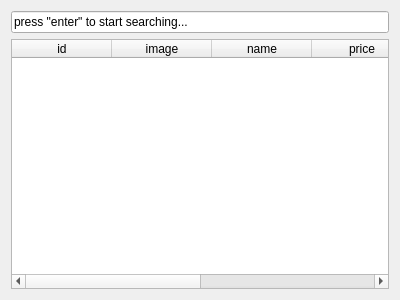
<?xml version="1.0" encoding="UTF-8"?>
<ui version="4.0">
 <class>ShopWidget</class>
 <widget class="QWidget" name="ShopWidget">
  <property name="geometry">
   <rect>
    <x>0</x>
    <y>0</y>
    <width>400</width>
    <height>300</height>
   </rect>
  </property>
  <property name="windowTitle">
   <string>Form</string>
  </property>
  <layout class="QGridLayout" name="gridLayout">
   <item row="1" column="0">
    <widget class="QTableWidget" name="tableWidget">
     <column>
      <property name="text">
       <string>id</string>
      </property>
     </column>
     <column>
      <property name="text">
       <string>image</string>
      </property>
     </column>
     <column>
      <property name="text">
       <string>name</string>
      </property>
     </column>
     <column>
      <property name="text">
       <string>price</string>
      </property>
     </column>
     <column>
      <property name="text">
       <string>stock</string>
      </property>
     </column>
     <column>
      <property name="text">
       <string>view</string>
      </property>
     </column>
    </widget>
   </item>
   <item row="0" column="0">
    <widget class="QLineEdit" name="searchLineEdit">
     <property name="text">
      <string>press &quot;enter&quot; to start searching...</string>
     </property>
    </widget>
   </item>
  </layout>
 </widget>
 <resources/>
 <connections/>
</ui>
